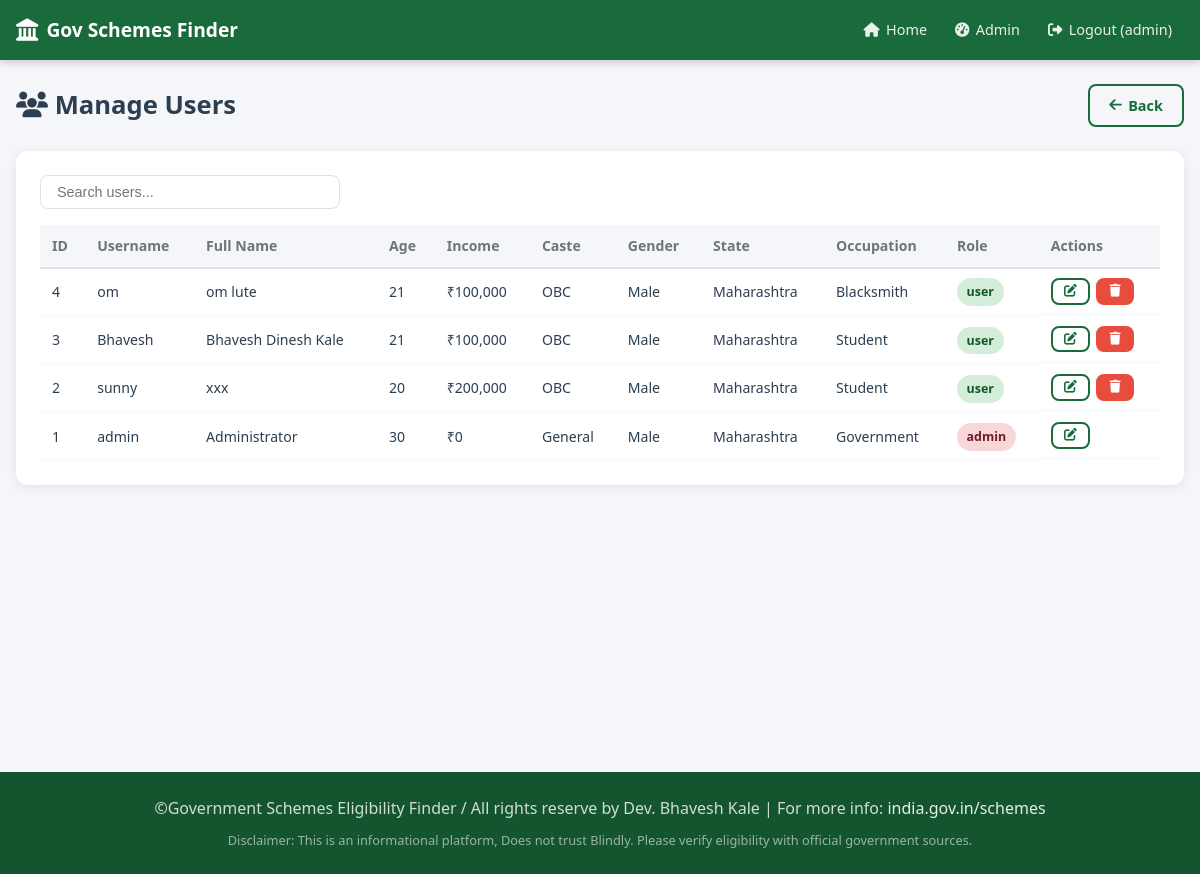
Page /admin/users (signed in) on the committed database.
### tables this page shows
CREATE TABLE users (
        id INTEGER PRIMARY KEY AUTOINCREMENT,
        username TEXT UNIQUE NOT NULL,
        password TEXT NOT NULL,
        full_name TEXT,
        age INTEGER,
        income REAL,
        caste TEXT,
        gender TEXT,
        state TEXT,
        occupation TEXT,
        mobile TEXT,
        email TEXT,
        role TEXT DEFAULT 'user'
    );

### app.py (the view)
@app.route('/admin/users')
@admin_required
def admin_users():
    db = get_db()
    users = db.execute('SELECT * FROM users ORDER BY id DESC').fetchall()
    return render_template('admin/users.html', users=users)

### app.py (called while the page is built)
def is_admin():
    return session.get('role') == 'admin'

def admin_required(f):
    from functools import wraps
    @wraps(f)
    def decorated(*args, **kwargs):
        if 'user_id' not in session or not is_admin():
            flash('Admin access required.', 'danger')
            return redirect(url_for('login'))
        return f(*args, **kwargs)
    return decorated

### database.py (called while the page is built)
def get_db():
    if 'db' not in g._get_current_object().__dict__:
        g.db = sqlite3.connect(DATABASE)
        g.db.row_factory = sqlite3.Row
    return g.db

### templates/admin/users.html (shortened to what this page needs)
{% extends 'base.html' %}
{% block content %}
<div class="admin-container">
    <div class="admin-header">
        <h1><i class="fas fa-users"></i> Manage Users</h1>
        <a href="{{ url_for('admin_dashboard') }}" class="btn btn-outline"><i class="fas fa-arrow-left"></i> Back</a>
    </div>
    <div class="card">
        <div class="table-search">
            <input type="text" id="userSearch" placeholder="Search users..." onkeyup="filterTable('userSearch','usersTable')">
        </div>
        <div class="table-wrap">
            <table class="data-table" id="usersTable">
                <thead>
                    <tr>
                        <th>ID</th><th>Username</th><th>Full Name</th><th>Age</th>
                        <th>Income</th><th>Caste</th><th>Gender</th><th>State</th>
                        <th>Occupation</th><th>Role</th><th>Actions</th>
                    </tr>
                </thead>
                <tbody>
                    {% for u in users %}
                    <tr>
                        <td>{{ u['id'] }}</td>
                        <td>{{ u['username'] }}</td>
                        <td>{{ u['full_name'] }}</td>
                        <td>{{ u['age'] }}</td>
                        <td>₹{{ "{:,.0f}".format(u['income'] or 0) }}</td>
                        <td>{{ u['caste'] }}</td>
                        <td>{{ u['gender'] }}</td>
                        <td>{{ u['state'] }}</td>
                        <td>{{ u['occupation'] }}</td>
                        <td><span class="badge {{ 'badge-admin' if u['role'] == 'admin' else 'badge-user' }}">{{ u['role'] }}</span></td>
                        <td class="action-btns">
                            <a href="{{ url_for('admin_edit_user', user_id=u['id']) }}" class="btn btn-sm btn-outline"><i class="fas fa-edit"></i></a>
                            {% if u['role'] != 'admin' %}
                            <a href="{{ url_for('admin_delete_user', user_id=u['id']) }}" class="btn btn-sm btn-danger"
                               onclick="return confirm('Delete user {{ u['username'] }}?')"><i class="fas fa-trash"></i></a>
                            {% endif %}
                        </td>
                    </tr>
                    {% endfor %}
                </tbody>
            </table>
        </div>
    </div>
</div>
{% endblock %}

### static/css/style.css (style rules this page uses)
*, *::before, *::after { box-sizing: border-box; margin: 0; padding: 0; }
:root { --primary: #1a6b3c; --primary-dark: #145530; --primary-light: #e8f5ee; --accent: #f7941d; --danger: #e74c3c; --success: #27ae60; --text: #2c3e50; --text-light: #6c757d; --bg: #f4f6f9; --white: #ffffff; --border: #dee2e6; --shadow: 0 2px 12px rgba(0,0,0,0.08); --radius: 12px; }
body { font-family: 'Segoe UI', system-ui, sans-serif; background: var(--bg); color: var(--text); line-height: 1.6; }
a { color: var(--primary); text-decoration: none; }
.card { background: var(--white); border-radius: var(--radius); box-shadow: var(--shadow); padding: 1.5rem; margin-bottom: 1.5rem; }
.btn { display: inline-flex; align-items: center; gap: 0.4rem; padding: 0.5rem 1.2rem; border-radius: 8px; font-size: 0.9rem; font-weight: 600; cursor: pointer; border: 2px solid transparent; transition: all 0.2s; text-decoration: none; }
.btn-outline { background: transparent; color: var(--primary); border-color: var(--primary); }
.btn-danger { background: var(--danger); color: white; border-color: var(--danger); }
.btn-sm { padding: 0.3rem 0.7rem; font-size: 0.8rem; }
.badge { display: inline-flex; align-items: center; gap: 0.3rem; padding: 0.25rem 0.6rem; border-radius: 20px; font-size: 0.78rem; font-weight: 700; }
.badge-admin { background: #f8d7da; color: #721c24; }
.badge-user { background: #d4edda; color: #155724; }
.admin-header { display: flex; justify-content: space-between; align-items: center; margin-bottom: 1.5rem; flex-wrap: wrap; gap: 1rem; }
.admin-header h1 { font-size: 1.6rem; font-weight: 700; }
.activity-table-wrap, .table-wrap { overflow-x: auto; }
.data-table { width: 100%; border-collapse: collapse; font-size: 0.88rem; }
.data-table th { background: var(--bg); padding: 0.6rem 0.75rem; text-align: left; font-weight: 700; color: var(--text-light); border-bottom: 2px solid var(--border); white-space: nowrap; }
.data-table td { padding: 0.6rem 0.75rem; border-bottom: 1px solid var(--bg); vertical-align: middle; }
.action-btns { display: flex; gap: 0.4rem; }
.table-search { margin-bottom: 1rem; }
.table-search input { padding: 0.5rem 1rem; border: 1.5px solid var(--border); border-radius: 8px; font-size: 0.9rem; width: 100%; max-width: 300px; }

### rows in the picture
users: id "4", username "om", full_name "om lute", age "21", income "100,000", caste "OBC", gender "Male", state "Maharashtra", occupation "Blacksmith", role "user"
users: id "3", username "Bhavesh", full_name "Bhavesh Dinesh Kale", age "21", income "100,000", caste "OBC", gender "Male", state "Maharashtra", occupation "Student", role "user"
users: id "2", username "sunny", full_name "xxx", age "20", income "200,000", caste "OBC", gender "Male", state "Maharashtra", occupation "Student", role "user"
users: id "1", username "admin", full_name "Administrator", age "30", income "0", caste "General", gender "Male", state "Maharashtra", occupation "Government", role "admin"

### other values in the picture
{{ session.username }} "admin"
